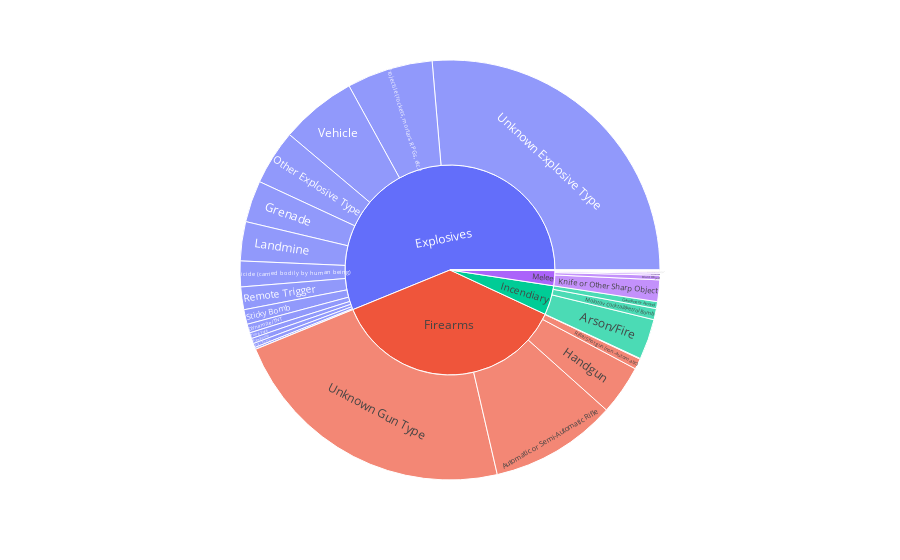

This figure's notebook cell:
### Code cell
df_weap = df.groupby(['weaptype1_txt','weapsubtype1_txt'])['weaptype1_txt'].count().to_frame()
df_weap = df_weap.rename(columns={'weaptype1_txt':'Count'}).reset_index()
fig = px.sunburst(
    df_weap, path = ['weaptype1_txt', 'weapsubtype1_txt'],
    values='Count',
)
fig.show()

### Figure 1 — Plotly figure (JSON) as saved in the notebook; plotly's stock layout.template omitted (floating-point values rounded to 4 significant figures)
{"data": [{"branchvalues": "total", "domain": {"x": [0, 1], "y": [0, 1]}, "hovertemplate": "labels=%{label}<br>Count=%{value}<br>parent=%{parent}<br>id=%{id}<extra></extra>", "ids": ["Incendiary/Arson/Fire", "Firearms/Automatic or Semi-Automatic Rifle", "Melee/Blunt Object", "Other/Blunt Object", "Explosives/Dynamite/TNT", "Chemical/Explosive", "Incendiary/Gasoline or Alcohol", "Explosives/Grenade", "Firearms/Handgun", "Melee/Hands, Feet, Fists", "Melee/Knife or Other Sharp Object", "Explosives/Landmine", "Explosives/Letter Bomb", "Incendiary/Molotov Cocktail/Petrol Bomb", "Explosives/Other Explosive Type", "Firearms/Other Gun Type", "Explosives/Pipe Bomb", "Chemical/Poisoning", "Explosives/Pressure Trigger", "Explosives/Projectile (rockets, mortars, RPGs, etc.)", "Explosives/Remote Trigger", "Firearms/Rifle/Shotgun (non-automatic)", "Melee/Rope or Other Strangling Device", "Explosives/Sticky Bomb", "Melee/Suffocation", "Explosives/Suicide (carried bodily by human being)", "Explosives/Time Fuse", "Explosives/Unknown Explosive Type", "Explosives/Unknown Gun Type", "Firearms/Unknown Gun Type", "Melee/Unknown Weapon Type", "Explosives/Vehicle", "Chemical", "Explosives", "Firearms", "Incendiary", "Melee", "Other"], "labels": ["Arson/Fire", "Automatic or Semi-Automatic Rifle", "Blunt Object", "Blunt Object", "Dynamite/TNT", "Explosive", "Gasoline or Alcohol", "Grenade", "Handgun", "Hands, Feet, Fists", "Knife or Other Sharp Object", "Landmine", "Letter Bomb", "Molotov Cocktail/Petrol Bomb", "Other Explosive Type", "Other Gun Type", "Pipe Bomb", "Poisoning", "Pressure Trigger", "Projectile (rockets, mortars, RPGs, etc.)", "Remote Trigger", "Rifle/Shotgun (non-automatic)", "Rope or Other Strangling Device", "Sticky Bomb", "Suffocation", "Suicide (carried bodily by human being)", "Time Fuse", "Unknown Explosive Type", "Unknown Gun Type", "Unknown Gun Type", "Unknown Weapon Type", "Vehicle", "Chemical", "Explosives", "Firearms", "Incendiary", "Melee", "Other"], "name": "", "parents": ["Incendiary", "Firearms", "Melee", "Other", "Explosives", "Chemical", "Incendiary", "Explosives", "Firearms", "Melee", "Melee", "Explosives", "Explosives", "Incendiary", "Explosives", "Firearms", "Explosives", "Chemical", "Explosives", "Explosives", "Explosives", "Firearms", "Melee", "Explosives", "Melee", "Explosives", "Explosives", "Explosives", "Explosives", "Firearms", "Melee", "Explosives", "", "", "", "", "", ""], "type": "sunburst", "values": [5869, 18353, 664, 1, 1274, 73, 1003, 6028, 7184, 275, 3128, 5664, 595, 1611, 7965, 94, 759, 97, 284, 12451, 3275, 1533, 113, 2124, 12, 3723, 851, 49538, 1, 42192, 175, 11023, 170, 105555, 69356, 8483, 4367, 1]}], "layout": {"legend": {"tracegroupgap": 0}, "margin": {"t": 60}}}
